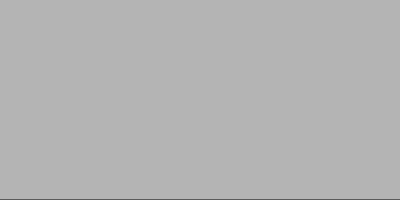
Frame 1 (no input)
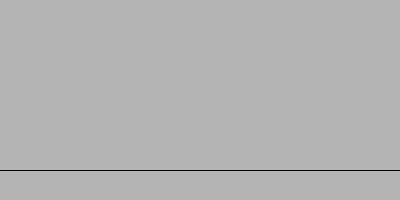
Frame 60 (no input)
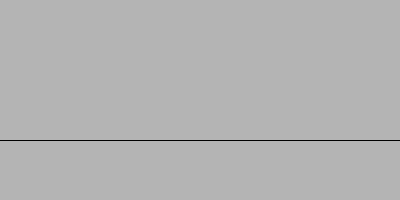
Frame 120 (the mouse pressed at the canvas centre since frame 60)

The p5.js sketch that drew these frames (run headless with seeded random() and noise() and a simulated clock; from frame 60 on, the mouse is pressed at the canvas centre):

// p5.js sketch
// ── sketch.js
function setup() {
  // put setup code here
  createCanvas(400, 200);

  frameRate(30);
}

let y = 0;

function draw() {
  background(180);
  y -= 0.5;
  if (y < 0) {
    y = height;
  }
  line(0, y, width, y);
}

// let x = 1;

// function draw() {
//   // put drawing code here
//   stroke(0);
//   line(30, 30, 170, 30);
//   stroke(126);
//   line(170, 30, 170, 170);
//   stroke(255);
//   line(170, 170, 30, 170);
//   line(30, 170, 30, 30);
//   strokeWeight(x);
//   if (x < 40) {
//     x++;
//   }
// }
